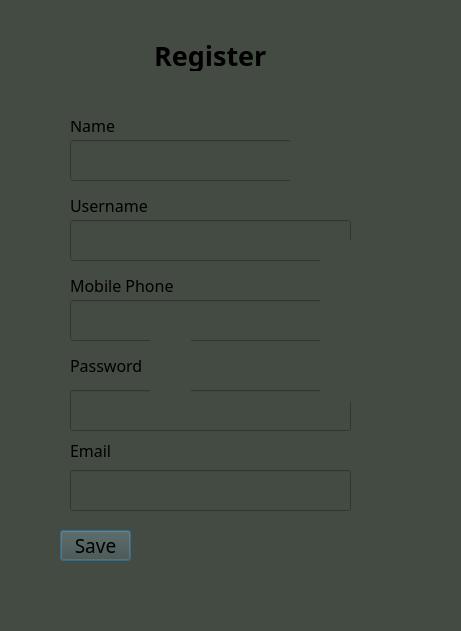
<?xml version="1.0" encoding="UTF-8"?>
<ui version="4.0">
 <class>registeration</class>
 <widget class="QDialog" name="registeration">
  <property name="geometry">
   <rect>
    <x>0</x>
    <y>0</y>
    <width>461</width>
    <height>631</height>
   </rect>
  </property>
  <property name="windowTitle">
   <string>Dialog</string>
  </property>
  <property name="styleSheet">
   <string notr="true">background-color: rgb(68, 75, 66);</string>
  </property>
  <widget class="QLabel" name="label">
   <property name="geometry">
    <rect>
     <x>10</x>
     <y>20</y>
     <width>441</width>
     <height>591</height>
    </rect>
   </property>
   <property name="font">
    <font>
     <family>Segoe UI Black</family>
     <bold>true</bold>
    </font>
   </property>
   <property name="styleSheet">
    <string notr="true"/>
   </property>
   <property name="text">
    <string/>
   </property>
  </widget>
  <widget class="QLabel" name="label_3">
   <property name="enabled">
    <bool>true</bool>
   </property>
   <property name="geometry">
    <rect>
     <x>70</x>
     <y>190</y>
     <width>161</width>
     <height>31</height>
    </rect>
   </property>
   <property name="font">
    <font>
     <family>Source Code Pro Medium</family>
     <pointsize>12</pointsize>
    </font>
   </property>
   <property name="frameShape">
    <enum>QFrame::NoFrame</enum>
   </property>
   <property name="frameShadow">
    <enum>QFrame::Plain</enum>
   </property>
   <property name="lineWidth">
    <number>1</number>
   </property>
   <property name="midLineWidth">
    <number>0</number>
   </property>
   <property name="text">
    <string>Username</string>
   </property>
   <property name="textFormat">
    <enum>Qt::PlainText</enum>
   </property>
   <property name="scaledContents">
    <bool>false</bool>
   </property>
   <property name="wordWrap">
    <bool>false</bool>
   </property>
   <property name="indent">
    <number>-1</number>
   </property>
   <property name="openExternalLinks">
    <bool>false</bool>
   </property>
  </widget>
  <widget class="QLabel" name="label_2">
   <property name="enabled">
    <bool>true</bool>
   </property>
   <property name="geometry">
    <rect>
     <x>140</x>
     <y>40</y>
     <width>161</width>
     <height>31</height>
    </rect>
   </property>
   <property name="font">
    <font>
     <family>Arial Black</family>
     <pointsize>20</pointsize>
     <bold>true</bold>
    </font>
   </property>
   <property name="frameShape">
    <enum>QFrame::NoFrame</enum>
   </property>
   <property name="frameShadow">
    <enum>QFrame::Plain</enum>
   </property>
   <property name="lineWidth">
    <number>1</number>
   </property>
   <property name="midLineWidth">
    <number>0</number>
   </property>
   <property name="text">
    <string>  Register</string>
   </property>
   <property name="textFormat">
    <enum>Qt::PlainText</enum>
   </property>
   <property name="scaledContents">
    <bool>false</bool>
   </property>
   <property name="wordWrap">
    <bool>false</bool>
   </property>
   <property name="indent">
    <number>-1</number>
   </property>
   <property name="openExternalLinks">
    <bool>false</bool>
   </property>
  </widget>
  <widget class="QLabel" name="label_4">
   <property name="enabled">
    <bool>true</bool>
   </property>
   <property name="geometry">
    <rect>
     <x>70</x>
     <y>110</y>
     <width>161</width>
     <height>31</height>
    </rect>
   </property>
   <property name="font">
    <font>
     <family>Source Code Pro Medium</family>
     <pointsize>12</pointsize>
    </font>
   </property>
   <property name="frameShape">
    <enum>QFrame::NoFrame</enum>
   </property>
   <property name="frameShadow">
    <enum>QFrame::Plain</enum>
   </property>
   <property name="lineWidth">
    <number>1</number>
   </property>
   <property name="midLineWidth">
    <number>0</number>
   </property>
   <property name="text">
    <string>Name</string>
   </property>
   <property name="textFormat">
    <enum>Qt::PlainText</enum>
   </property>
   <property name="scaledContents">
    <bool>false</bool>
   </property>
   <property name="wordWrap">
    <bool>false</bool>
   </property>
   <property name="indent">
    <number>-1</number>
   </property>
   <property name="openExternalLinks">
    <bool>false</bool>
   </property>
  </widget>
  <widget class="QLineEdit" name="lineEdit">
   <property name="geometry">
    <rect>
     <x>70</x>
     <y>140</y>
     <width>281</width>
     <height>41</height>
    </rect>
   </property>
   <property name="cursor">
    <cursorShape>IBeamCursor</cursorShape>
   </property>
   <property name="toolTipDuration">
    <number>-1</number>
   </property>
   <property name="statusTip">
    <string/>
   </property>
   <property name="styleSheet">
    <string notr="true"/>
   </property>
   <property name="frame">
    <bool>true</bool>
   </property>
  </widget>
  <widget class="QLineEdit" name="lineEdit_3">
   <property name="geometry">
    <rect>
     <x>70</x>
     <y>220</y>
     <width>281</width>
     <height>41</height>
    </rect>
   </property>
  </widget>
  <widget class="QLabel" name="label_5">
   <property name="enabled">
    <bool>true</bool>
   </property>
   <property name="geometry">
    <rect>
     <x>70</x>
     <y>270</y>
     <width>161</width>
     <height>31</height>
    </rect>
   </property>
   <property name="font">
    <font>
     <family>Source Code Pro Medium</family>
     <pointsize>12</pointsize>
    </font>
   </property>
   <property name="frameShape">
    <enum>QFrame::NoFrame</enum>
   </property>
   <property name="frameShadow">
    <enum>QFrame::Plain</enum>
   </property>
   <property name="lineWidth">
    <number>1</number>
   </property>
   <property name="midLineWidth">
    <number>0</number>
   </property>
   <property name="text">
    <string>Mobile Phone</string>
   </property>
   <property name="textFormat">
    <enum>Qt::PlainText</enum>
   </property>
   <property name="scaledContents">
    <bool>false</bool>
   </property>
   <property name="wordWrap">
    <bool>false</bool>
   </property>
   <property name="indent">
    <number>-1</number>
   </property>
   <property name="openExternalLinks">
    <bool>false</bool>
   </property>
  </widget>
  <widget class="QLineEdit" name="lineEdit_4">
   <property name="geometry">
    <rect>
     <x>70</x>
     <y>300</y>
     <width>281</width>
     <height>41</height>
    </rect>
   </property>
   <property name="styleSheet">
    <string notr="true"/>
   </property>
  </widget>
  <widget class="QLineEdit" name="lineEdit_5">
   <property name="geometry">
    <rect>
     <x>70</x>
     <y>390</y>
     <width>281</width>
     <height>41</height>
    </rect>
   </property>
   <property name="echoMode">
    <enum>QLineEdit::Password</enum>
   </property>
  </widget>
  <widget class="QLabel" name="label_6">
   <property name="enabled">
    <bool>true</bool>
   </property>
   <property name="geometry">
    <rect>
     <x>70</x>
     <y>350</y>
     <width>161</width>
     <height>31</height>
    </rect>
   </property>
   <property name="font">
    <font>
     <family>Source Code Pro Medium</family>
     <pointsize>12</pointsize>
    </font>
   </property>
   <property name="frameShape">
    <enum>QFrame::NoFrame</enum>
   </property>
   <property name="frameShadow">
    <enum>QFrame::Plain</enum>
   </property>
   <property name="lineWidth">
    <number>1</number>
   </property>
   <property name="midLineWidth">
    <number>0</number>
   </property>
   <property name="text">
    <string>Password</string>
   </property>
   <property name="textFormat">
    <enum>Qt::PlainText</enum>
   </property>
   <property name="scaledContents">
    <bool>false</bool>
   </property>
   <property name="wordWrap">
    <bool>false</bool>
   </property>
   <property name="indent">
    <number>-1</number>
   </property>
   <property name="openExternalLinks">
    <bool>false</bool>
   </property>
  </widget>
  <widget class="QLabel" name="label_7">
   <property name="enabled">
    <bool>true</bool>
   </property>
   <property name="geometry">
    <rect>
     <x>70</x>
     <y>440</y>
     <width>161</width>
     <height>21</height>
    </rect>
   </property>
   <property name="font">
    <font>
     <family>Source Code Pro Medium</family>
     <pointsize>12</pointsize>
    </font>
   </property>
   <property name="frameShape">
    <enum>QFrame::NoFrame</enum>
   </property>
   <property name="frameShadow">
    <enum>QFrame::Plain</enum>
   </property>
   <property name="lineWidth">
    <number>1</number>
   </property>
   <property name="midLineWidth">
    <number>0</number>
   </property>
   <property name="text">
    <string>Email</string>
   </property>
   <property name="textFormat">
    <enum>Qt::PlainText</enum>
   </property>
   <property name="scaledContents">
    <bool>false</bool>
   </property>
   <property name="wordWrap">
    <bool>false</bool>
   </property>
   <property name="indent">
    <number>-1</number>
   </property>
   <property name="openExternalLinks">
    <bool>false</bool>
   </property>
  </widget>
  <widget class="QLabel" name="label_8">
   <property name="geometry">
    <rect>
     <x>70</x>
     <y>90</y>
     <width>281</width>
     <height>31</height>
    </rect>
   </property>
   <property name="font">
    <font>
     <pointsize>10</pointsize>
    </font>
   </property>
   <property name="text">
    <string/>
   </property>
  </widget>
  <widget class="QLabel" name="label_9">
   <property name="geometry">
    <rect>
     <x>240</x>
     <y>520</y>
     <width>91</width>
     <height>91</height>
    </rect>
   </property>
   <property name="styleSheet">
    <string notr="true">image: url(:/new/prefix1/peashooter transparent.png);</string>
   </property>
   <property name="text">
    <string/>
   </property>
  </widget>
  <widget class="QLabel" name="label_11">
   <property name="geometry">
    <rect>
     <x>290</x>
     <y>30</y>
     <width>161</width>
     <height>171</height>
    </rect>
   </property>
   <property name="styleSheet">
    <string notr="true">image: url(:/new/prefix1/tall zombie_transparent.png);</string>
   </property>
   <property name="text">
    <string/>
   </property>
  </widget>
  <widget class="QLabel" name="label_10">
   <property name="geometry">
    <rect>
     <x>90</x>
     <y>10</y>
     <width>51</width>
     <height>91</height>
    </rect>
   </property>
   <property name="styleSheet">
    <string notr="true">image: url(:/new/prefix1/two_peashooter_transparent.png);</string>
   </property>
   <property name="text">
    <string/>
   </property>
  </widget>
  <widget class="QLabel" name="label_13">
   <property name="geometry">
    <rect>
     <x>150</x>
     <y>340</y>
     <width>41</width>
     <height>61</height>
    </rect>
   </property>
   <property name="styleSheet">
    <string notr="true">image: url(:/new/prefix1/plum mine_transparent.png);</string>
   </property>
   <property name="text">
    <string/>
   </property>
  </widget>
  <widget class="QLabel" name="label_12">
   <property name="geometry">
    <rect>
     <x>330</x>
     <y>440</y>
     <width>121</width>
     <height>161</height>
    </rect>
   </property>
   <property name="styleSheet">
    <string notr="true">image: url(:/new/prefix1/regular zombie_transparent.png);</string>
   </property>
   <property name="text">
    <string/>
   </property>
  </widget>
  <widget class="QLabel" name="label_15">
   <property name="geometry">
    <rect>
     <x>40</x>
     <y>40</y>
     <width>51</width>
     <height>61</height>
    </rect>
   </property>
   <property name="styleSheet">
    <string notr="true">image: url(:/new/prefix1/jalapino_transparent.png);</string>
   </property>
   <property name="text">
    <string/>
   </property>
  </widget>
  <widget class="QLineEdit" name="lineEdit_6">
   <property name="geometry">
    <rect>
     <x>70</x>
     <y>470</y>
     <width>281</width>
     <height>41</height>
    </rect>
   </property>
   <property name="echoMode">
    <enum>QLineEdit::Password</enum>
   </property>
  </widget>
  <widget class="QLabel" name="label_14">
   <property name="geometry">
    <rect>
     <x>320</x>
     <y>240</y>
     <width>121</width>
     <height>161</height>
    </rect>
   </property>
   <property name="styleSheet">
    <string notr="true">image: url(:/new/prefix1/Bucket head zombie_trasparent.png);</string>
   </property>
   <property name="text">
    <string/>
   </property>
  </widget>
  <widget class="QPushButton" name="pushButton_3">
   <property name="geometry">
    <rect>
     <x>60</x>
     <y>530</y>
     <width>71</width>
     <height>31</height>
    </rect>
   </property>
   <property name="font">
    <font>
     <family>Source Code Pro Medium</family>
     <pointsize>14</pointsize>
    </font>
   </property>
   <property name="text">
    <string>Save</string>
   </property>
  </widget>
 </widget>
 <resources/>
 <connections/>
</ui>
